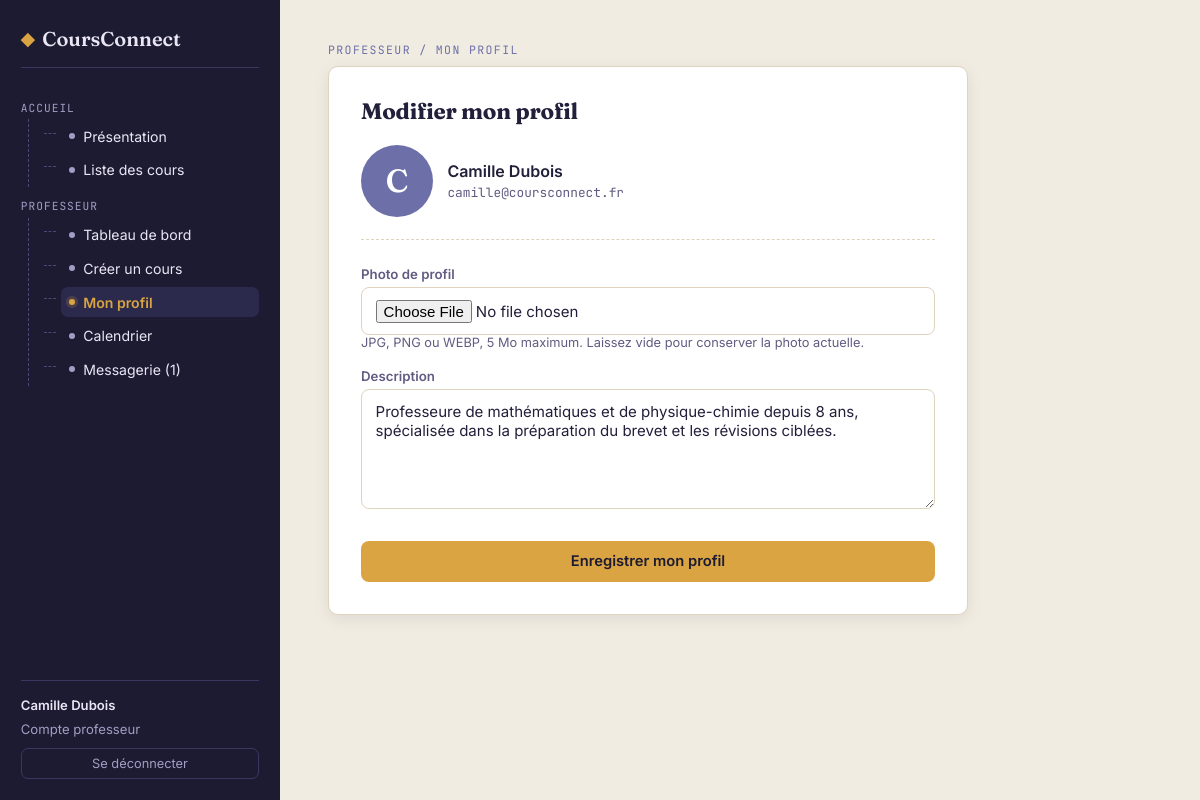
The app's page /prof/profil (signed in) with its own data.
### tables this page shows
CREATE TABLE users(
            id INTEGER PRIMARY KEY AUTOINCREMENT,
            name TEXT NOT NULL,
            email TEXT UNIQUE NOT NULL,
            password_hash TEXT NOT NULL,
            role TEXT NOT NULL CHECK(role IN ('admin', 'prof', 'etudiant')),
            bio TEXT,
            photo TEXT
        );

### app.py (the view, shortened to what this page needs)
@app.route("/prof/profil", methods=["GET", "POST"])
@login_required(role="prof")
def prof_profil():
    db = get_db()
    user = current_user()
    return render_template("prof_profil.html", user=user)

### app.py (called while the page is built, shortened)
def get_db():
    if "db" not in g:
        g.db = sqlite3.connect(DB_PATH)
        g.db.row_factory = sqlite3.Row
        g.db.execute("PRAGMA foreign_keys = ON")
    return g.db

def current_user():
    user_id = session.get("user_id")
    if not user_id:
        return None
    return get_db().execute("SELECT * FROM users WHERE id = ?", (user_id,)).fetchone()

@app.context_processor
def inject_current_user():
    return {"current_user": current_user()}

def login_required(role=None):
    def decorator(view):
        @wraps(view)
        def wrapped(*args, **kwargs):
            user = current_user()
            return view(*args, **kwargs)
        return wrapped
    return decorator

@app.context_processor
def inject_unread_total():
    user = current_user()
    if user and user["role"] in ("prof", "etudiant"):
        total = get_db().execute(
            "SELECT COUNT(*) FROM messages WHERE recipient_id = ? AND read_at IS NULL",
            (user["id"],),
        ).fetchone()[0]
        return {"unread_messages_total": total}
    return {"unread_messages_total": 0}

### templates/prof_profil.html
{% extends "base.html" %}
{% import "_macros.html" as macros %}
{% block content %}
  <span class="eyebrow">Professeur / Mon profil</span>
  <div class="card form-card wide">
    <h2 style="font-size:1.4rem;margin:0 0 1.3rem;">Modifier mon profil</h2>
    <div class="profile-current">
      {{ macros.avatar(user['name'], user['photo'], 72) }}
      <div>
        <span class="teacher-name" style="font-size:1rem;">{{ user['name'] }}</span>
        <p class="mono" style="font-size:0.8rem;color:var(--text-muted);margin:0.2rem 0 0;">{{ user['email'] }}</p>
      </div>
    </div>
    <form method="post" enctype="multipart/form-data">
      <div class="field">
        <label>Photo de profil</label>
        <input type="file" name="photo" accept=".jpg,.jpeg,.png,.webp">
        <p class="slot-help">JPG, PNG ou WEBP, 5 Mo maximum. Laissez vide pour conserver la photo actuelle.</p>
      </div>
      <div class="field">
        <label>Description</label>
        <textarea name="bio" rows="5" placeholder="Présentez-vous aux élèves : votre parcours, vos matières, votre approche pédagogique…">{{ user['bio'] or '' }}</textarea>
      </div>
      <button class="btn btn-gold" type="submit" style="width:100%;justify-content:center;margin-top:0.6rem;">Enregistrer mon profil</button>
    </form>
  </div>
{% endblock %}

### templates/base.html (shortened to what this page needs)
<!DOCTYPE html>
<html lang="fr">
<head>
<link rel="stylesheet" href="{{ url_for('static', filename='style.css') }}">
</head>
<body>
<div class="app-shell">
<aside class="sidebar" id="sidebar">
<div class="brand"><span class="brand-mark">◆</span>CoursConnect</div>
<ul class="tree">
<li>
<span class="tree-group">Accueil</span>
<ul>
<li><a class="tree-link {{ 'active' if request.endpoint=='presentation' else '' }}" href="{{ url_for('presentation') }}"><span class="dot"></span>Présentation</a></li>
<li><a class="tree-link {{ 'active' if request.endpoint=='cours' else '' }}" href="{{ url_for('cours') }}"><span class="dot"></span>Liste des cours</a></li>
</ul>
</li>
{% if current_user and current_user['role'] == 'prof' %}
<li>
<span class="tree-group">Professeur</span>
<ul>
<li><a class="tree-link {{ 'active' if request.endpoint=='prof_dashboard' else '' }}" href="{{ url_for('prof_dashboard') }}"><span class="dot"></span>Tableau de bord</a></li>
<li><a class="tree-link {{ 'active' if request.endpoint=='prof_creer' else '' }}" href="{{ url_for('prof_creer') }}"><span class="dot"></span>Créer un cours</a></li>
<li><a class="tree-link {{ 'active' if request.endpoint=='prof_profil' else '' }}" href="{{ url_for('prof_profil') }}"><span class="dot"></span>Mon profil</a></li>
<li><a class="tree-link {{ 'active' if request.endpoint=='prof_calendrier' else '' }}" href="{{ url_for('prof_calendrier') }}"><span class="dot"></span>Calendrier</a></li>
<li><a class="tree-link {{ 'active' if request.endpoint in ['messagerie','messagerie_conversation'] else '' }}" href="{{ url_for('messagerie') }}"><span class="dot"></span>Messagerie{% if unread_messages_total %} ({{ unread_messages_total }}){% endif %}</a></li>
</ul>
</li>
{% endif %}
</ul>
<div class="session-box">
{% if current_user %}
<span class="who">{{ current_user['name'] }}</span>
<span style="display:block;margin-bottom:0.7rem;">{{ 'Compte professeur' if current_user['role']=='prof' else ('Compte étudiant' if current_user['role']=='etudiant' else 'Compte administrateur') }}</span>
<a class="btn-ghost-light" href="{{ url_for('deconnexion') }}">Se déconnecter</a>
{% else %}
<span style="display:block;margin-bottom:0.7rem;">Non connecté(e)</span>
<a class="btn-ghost-light" href="{{ url_for('connexion') }}">Se connecter</a>
{% endif %}
</div>
</aside>
<main class="content">
{% block content %}{% endblock %}
</main>
</div>
</body>
</html>

### templates/_macros.html (shortened to what this page needs)
{% macro avatar(name, photo, size=36) %}
  {% if photo %}
    <img class="avatar-img" src="{{ url_for('static', filename='uploads/profils/' + photo) }}" alt="{{ name }}" style="width:{{ size }}px;height:{{ size }}px;">
  {% else %}
    <span class="avatar-fallback" style="width:{{ size }}px;height:{{ size }}px;font-size:{{ (size * 0.45)|round|int }}px;">{{ (name[0] if name else '?')|upper }}</span>
  {% endif %}
{% endmacro %}

### records on screen
users: name "Camille Dubois", role "Compte professeur", name "C", email "camille@coursconnect.fr", bio "Professeure de mathématiques et de physique-chimie depuis 8 ans, spécialisée dans la préparation du brevet et les révisions ciblées."

### other values on screen
{{ unread_messages_total }} "1"
